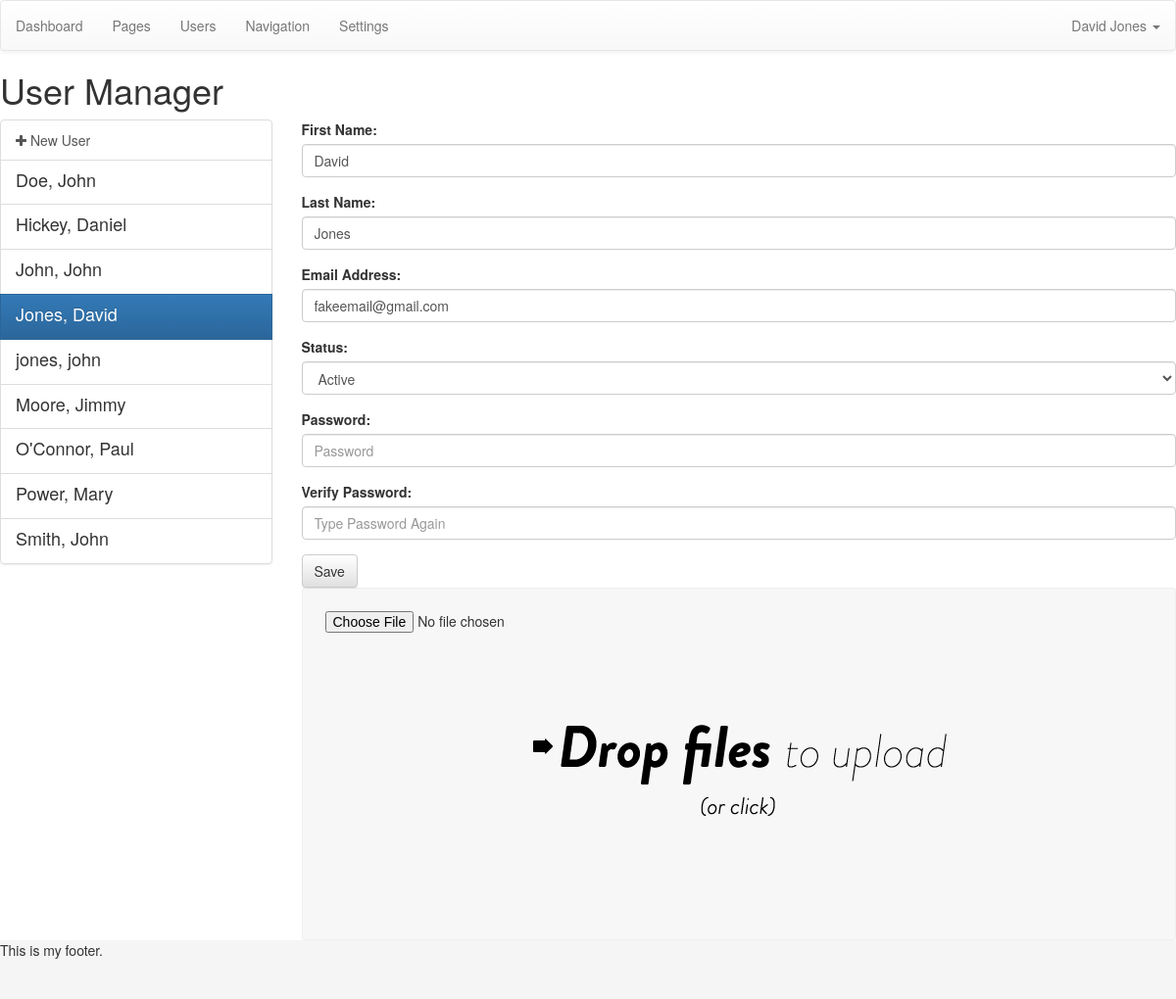
The page /admin/index.php?page=users&id=1 (signed in) on the database its author committed.
### tables this page shows
CREATE TABLE IF NOT EXISTS `users` (
  `id` mediumint(9) NOT NULL AUTO_INCREMENT,
  `first` varchar(200) NOT NULL,
  `last` varchar(200) NOT NULL,
  `email` varchar(300) NOT NULL,
  `password` varchar(200) NOT NULL,
  `status` int(1) NOT NULL DEFAULT '1',
  PRIMARY KEY (`id`)
);

### admin/index.php (called while the page is built)
<?php
	include('template/header.php');
	include('views/'.$page.'.php');
	include('template/footer.php');
?>

### admin/functions/data.php (called while the page is built, shortened)
<?php
function data_user($dbc, $id) {
	if(is_numeric($id)) {
		$cond = "WHERE id = '$id'";
	} else {
		$cond = "WHERE email = '$id'";
	}
	$query = "SELECT * FROM users $cond";
	$result = mysqli_query($dbc, $query);
	$data = mysqli_fetch_assoc($result);
	$data['fullname'] = $data['first'].' '.$data['last'];
	$data['fullname_reverse'] = $data['last'].', '.$data['first'];
	return $data;
}
?>

### admin/config/queries.php (called while the page is built, shortened)
<?php
	switch ($page) {
		case 'users':
			if(isset($_GET['id'])) { $opened = data_user($dbc, $_GET['id']); }
		break;
	}
?>

### admin/config/setup.php (called while the page is built, shortened)
<?php
include('../config/connection.php');
include('functions/data.php');
if(isset($_GET['page'])) {
	$page = $_GET['page'];
} else {
	$page = 'dashboard';
}
include('config/queries.php');
?>

### admin/views/users.php (the view, shortened to what this page needs)
<h1>User Manager</h1>
<div class="row">
	<div class="col-md-3">
		<div class="list-group">
		<a class="list-group-item" href="?page=users">
			<i class="fa fa-plus"></i> New User
		</a>
		<?php
			$query = "SELECT * FROM users ORDER BY last ASC";
			$result = mysqli_query($dbc, $query);
			while($list = mysqli_fetch_assoc($result)) {
				$list = data_user($dbc, $list['id']);
			?>
			<a class="list-group-item <?php selected($list['id'], $opened['id'], 'active'); ?>" href="index.php?page=users&id=<?php echo $list['id']; ?>">
				<h4 class="list-group-item-heading"><?php echo $list['fullname_reverse']; ?></h4>
			</a>
		<?php } ?>
		</div>
	</div>
	<div class="col-md-9">
		<form action="index.php?page=users&id=<?php echo $opened['id']; ?>" method="post" role="form">
			<div class="form-group">
				<label for="first">First Name:</label>
				<input class="form-control" type="text" name="first" id="first" value="<?php echo $opened['first']; ?>" placeholder="First Name" autocomplete="off">
			</div>
			<div class="form-group">
				<label for="last">Last Name:</label>
				<input class="form-control" type="text" name="last" id="last" value="<?php echo $opened['last']; ?>" placeholder="Last Name" autocomplete="off">
			</div>
			<div class="form-group">
				<label for="email">Email Address:</label>
				<input class="form-control" type="text" name="email" id="email" value="<?php echo $opened['email']; ?>" placeholder="Email Address" autocomplete="off">
			</div>
			<div class="form-group">
				<label for="status">Status:</label>
				<select class="form-control" name="status" id="status">
					<option value="1" <?php if(isset($_GET['id'])){ selected('1', $opened['status'], 'selected'); } ?>>Active</option>
				</select>
			</div>
			<div class="form-group">
				<label for="password">Password:</label>
				<input class="form-control" type="password" name="password" id="password" value="" placeholder="Password" autocomplete="off">
			</div>
			<div class="form-group">
				<label for="passwordv">Verify Password:</label>
				<input class="form-control" type="password" name="passwordv" id="passwordv" value="" placeholder="Type Password Again" autocomplete="off">
			</div>
			<button type="submit" class="btn btn-default">Save</button>
		</form>
		<?php if(isset($opened['id'])) { ?>
		<form action="uploads.php?id=<?php echo $opened['id']; ?>" class="dropzone" id="avatar-dropzone">
			<input type="file" name="file">
		</form>
		<?php } ?>
	</div>
</div>

### admin/css/dropzone.css (style rules this page uses)
.dropzone, .dropzone *, .dropzone-previews, .dropzone-previews * { box-sizing: border-box; }
.dropzone { position: relative; border: 1px solid rgba(0,0,0,0.08); background: rgba(0,0,0,0.02); padding: 1em; }
.dropzone.dz-clickable { cursor: pointer; }
.dropzone.dz-clickable * { cursor: default; }
.dropzone { border: 1px solid rgba(0,0,0,0.03); min-height: 360px; -webkit-border-radius: 3px; border-radius: 3px; background: rgba(0,0,0,0.03); padding: 23px; }

### admin/config/css.php (style rules this page uses)
html, body { height: 100%; }

### rows shown on the page
users: fullname_reverse "Doe, John"
users: fullname_reverse "Hickey, Daniel"
users: fullname_reverse "John, John"
users: fullname_reverse "Jones, David", first "David", last "Jones", email "fakeemail@gmail.com", status "Active"
users: fullname_reverse "jones, john"
users: fullname_reverse "Moore, Jimmy"
users: fullname_reverse "O'Connor, Paul"
users: fullname_reverse "Power, Mary"
users: fullname_reverse "Smith, John"

### other values the page prints
$user['fullname'] "David Jones"
